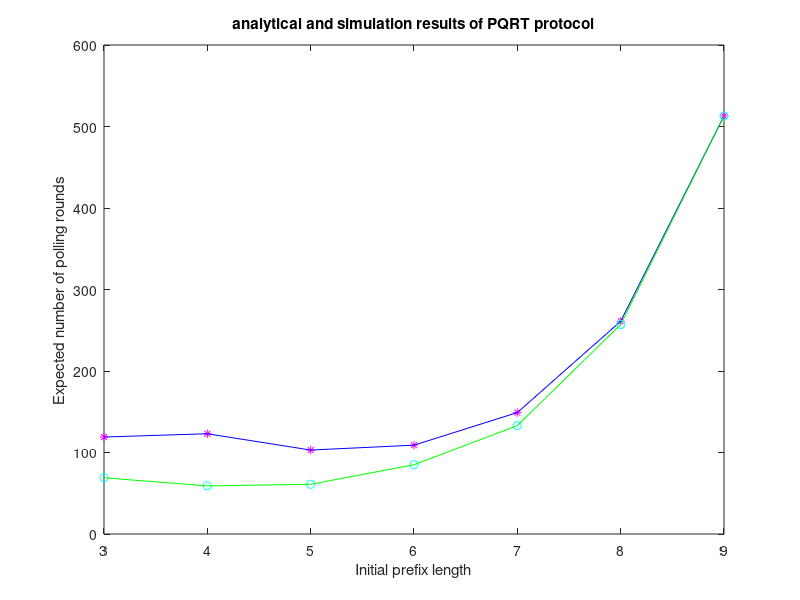

Write MATLAB code to recreate this figure.
clear all
close all
x=[3:1:9];
y1=[119 123 103 109 149 261 513];
y2=[69 59 61 85 133 257 513];
plot(x,y1,'m*',x,y1,'b-');
hold on;
plot(x,y2,'co',x,y2,'g-');
title('analytical and simulation results of PQRT protocol');
ylabel('Expected number of polling rounds');
xlabel('Initial prefix length');